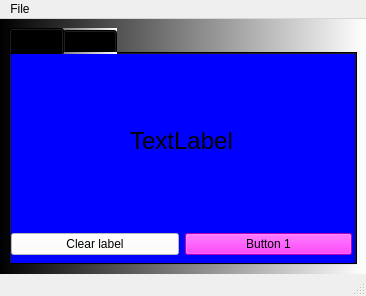
<?xml version="1.0" encoding="UTF-8"?>
<ui version="4.0">
 <class>MainWindow</class>
 <widget class="QMainWindow" name="MainWindow">
  <property name="geometry">
   <rect>
    <x>0</x>
    <y>0</y>
    <width>366</width>
    <height>296</height>
   </rect>
  </property>
  <property name="windowTitle">
   <string>MainWindow</string>
  </property>
  <widget class="QWidget" name="centralwidget">
   <property name="styleSheet">
    <string notr="true">background-color: qlineargradient(spread:pad, x1:0, y1:0, x2:1, y2:0, stop:0 rgba(0, 0, 0, 255), stop:1 rgba(255, 255, 255, 255));</string>
   </property>
   <layout class="QVBoxLayout" name="verticalLayout">
    <item>
     <widget class="QTabWidget" name="tabWidget">
      <property name="currentIndex">
       <number>0</number>
      </property>
      <widget class="QWidget" name="tab">
       <property name="styleSheet">
        <string notr="true">QWidget{
background-color: rgb(0, 0, 255);
}

QPushButton{
background-color: rgb(255, 255, 255);
}

QPushButton#pushButton{
background-color: rgb(255, 0, 255);
}
</string>
       </property>
       <attribute name="title">
        <string>Tab 1</string>
       </attribute>
       <widget class="QWidget" name="verticalLayoutWidget">
        <property name="geometry">
         <rect>
          <x>0</x>
          <y>0</y>
          <width>341</width>
          <height>201</height>
         </rect>
        </property>
        <layout class="QVBoxLayout" name="verticalLayout_2">
         <item>
          <widget class="QLabel" name="label">
           <property name="font">
            <font>
             <pointsize>18</pointsize>
            </font>
           </property>
           <property name="text">
            <string>TextLabel</string>
           </property>
           <property name="alignment">
            <set>Qt::AlignCenter</set>
           </property>
          </widget>
         </item>
         <item>
          <layout class="QHBoxLayout" name="horizontalLayout">
           <item>
            <widget class="QPushButton" name="pushButton_clear">
             <property name="text">
              <string>Clear label</string>
             </property>
            </widget>
           </item>
           <item>
            <widget class="QPushButton" name="pushButton">
             <property name="text">
              <string>Button 1</string>
             </property>
            </widget>
           </item>
          </layout>
         </item>
        </layout>
       </widget>
      </widget>
      <widget class="QWidget" name="tab_2">
       <property name="autoFillBackground">
        <bool>false</bool>
       </property>
       <attribute name="title">
        <string>Tab 2</string>
       </attribute>
      </widget>
     </widget>
    </item>
   </layout>
  </widget>
  <widget class="QMenuBar" name="menubar">
   <property name="geometry">
    <rect>
     <x>0</x>
     <y>0</y>
     <width>366</width>
     <height>21</height>
    </rect>
   </property>
   <widget class="QMenu" name="menuFile">
    <property name="title">
     <string>File</string>
    </property>
    <addaction name="actionNew"/>
    <addaction name="separator"/>
    <addaction name="actionExit"/>
   </widget>
   <addaction name="menuFile"/>
  </widget>
  <widget class="QStatusBar" name="statusbar">
   <property name="statusTip">
    <string>Text displayed</string>
   </property>
  </widget>
  <action name="actionNew">
   <property name="icon">
    <iconset>
     <normaloff>../icons/new_icon.png</normaloff>../icons/new_icon.png</iconset>
   </property>
   <property name="text">
    <string>New</string>
   </property>
   <property name="statusTip">
    <string>New File</string>
   </property>
  </action>
  <action name="actionExit">
   <property name="icon">
    <iconset>
     <normaloff>../icons/exit_icon.png</normaloff>../icons/exit_icon.png</iconset>
   </property>
   <property name="text">
    <string>Exit</string>
   </property>
  </action>
 </widget>
 <resources/>
 <connections>
  <connection>
   <sender>pushButton_clear</sender>
   <signal>clicked()</signal>
   <receiver>label</receiver>
   <slot>clear()</slot>
   <hints>
    <hint type="sourcelabel">
     <x>112</x>
     <y>200</y>
    </hint>
    <hint type="destinationlabel">
     <x>178</x>
     <y>100</y>
    </hint>
   </hints>
  </connection>
  <connection>
   <sender>pushButton</sender>
   <signal>clicked()</signal>
   <receiver>label</receiver>
   <slot>update()</slot>
   <hints>
    <hint type="sourcelabel">
     <x>243</x>
     <y>202</y>
    </hint>
    <hint type="destinationlabel">
     <x>224</x>
     <y>129</y>
    </hint>
   </hints>
  </connection>
 </connections>
</ui>
